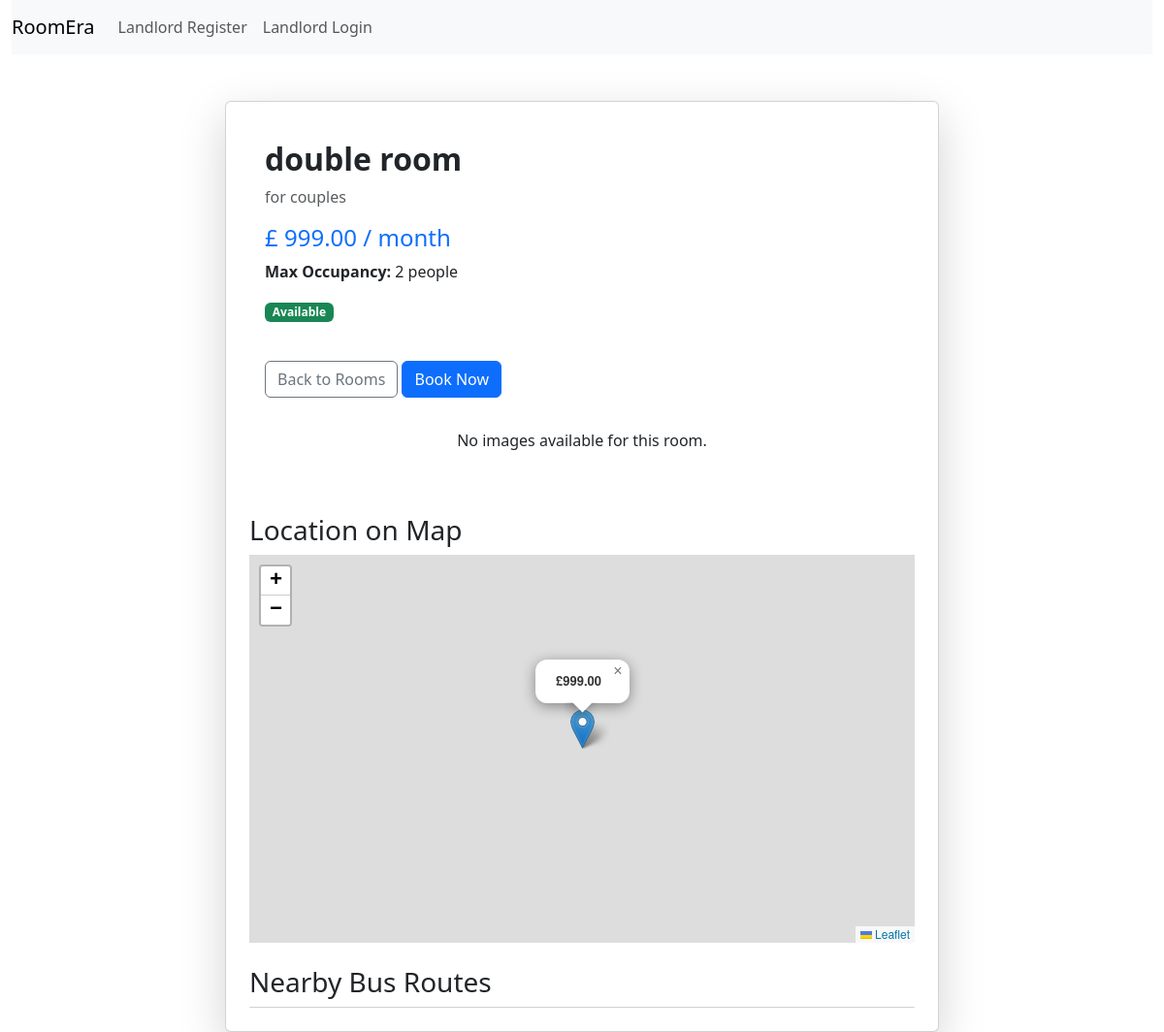
The app's page /rooms/2/, older data.
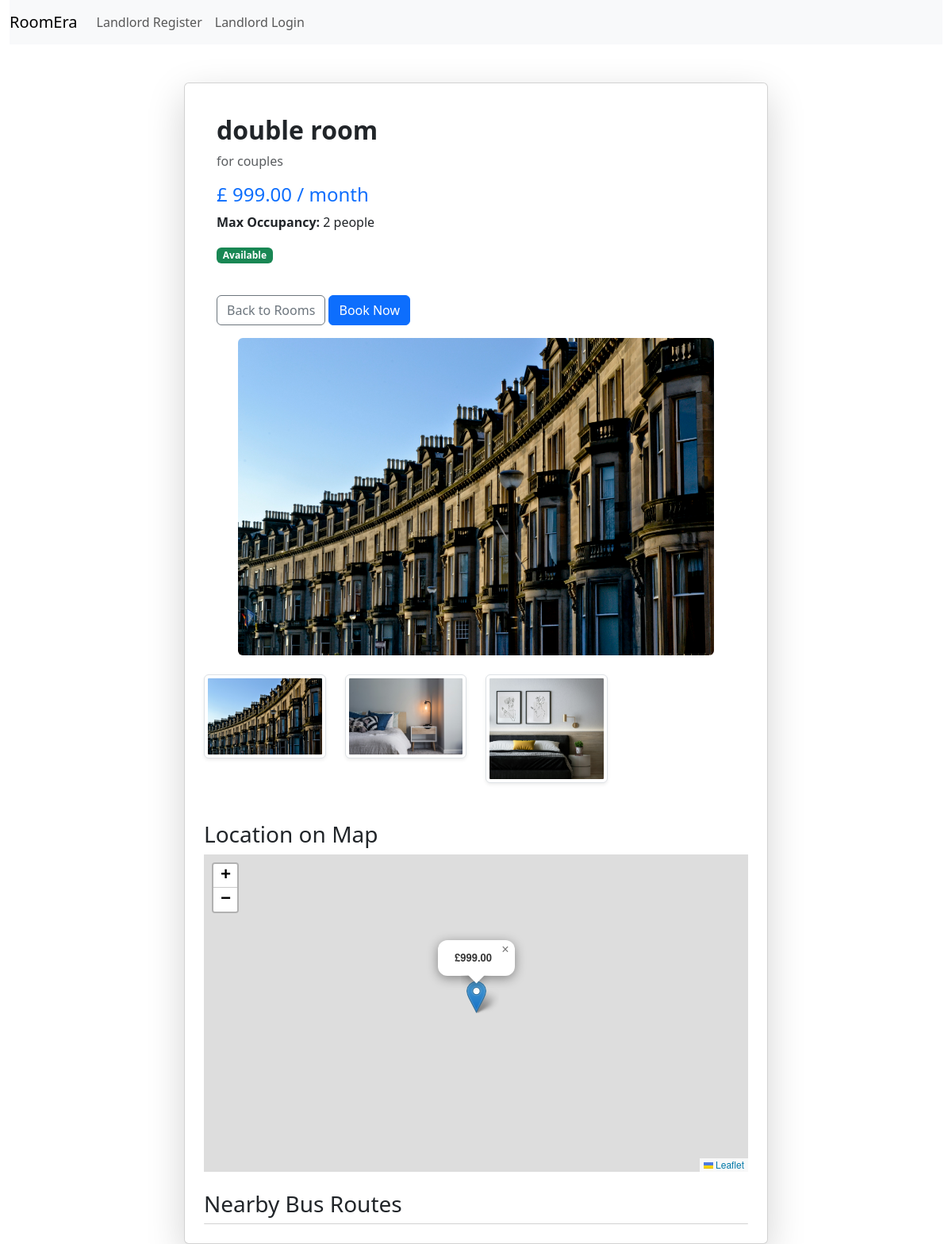
The same page, newer data.
### landlord_property/models.py (models this page shows, shortened)
class Room(models.Model):
    property=models.ForeignKey(Property, on_delete=models.CASCADE, related_name="rooms")
    title=models.CharField(max_length=100)
    description=models.TextField()
    rent_price=models.DecimalField(max_digits=10, decimal_places=2)
    max_occupancy=models.IntegerField()
    is_available=models.BooleanField(default=True)
    is_featured=models.BooleanField(default=False)
    created_at=models.DateTimeField(auto_now_add=True)

class RoomImage(models.Model):
    room=models.ForeignKey(Room, on_delete=models.CASCADE, related_name="images")
    image=models.ImageField(upload_to="room_images/")
    uploaded_at=models.DateTimeField(auto_now_add=True)

### landlord_property/views.py (the view)
# urls.py: path('rooms/<room_id>/', room_detail,name='room_detail'),
def room_detail(request, room_id):
    room = get_object_or_404(Room, id=room_id)
    context = {
        'room': room,
        'appId': settings.APP_ID,
        'appKey': settings.APP_KEY,
    }
    return render(request, 'landlord_property/room_detail.html',context)

### landlord_property/context_processors.py (called while the page is built)
def landlord_properties(request):
    if request.user.is_authenticated and hasattr(request.user, 'landlord_profile'):
        properties = Property.objects.filter(landlord=request.user.landlord_profile)
        return {'properties': properties}  # Makes properties available in all templates
    return {'properties': None}

### landlord_property/templates/landlord_property/room_detail.html (shortened to what this page needs)
{% extends 'landlord_account/main.html' %}
{% block content %}
<div class="container mt-5">
  <div class="row">
    <div class="col-md-8 offset-md-2">
      <div class="card shadow-lg p-4">
        <div class="card-body">
          <h2 class="card-title fw-bold">{{ room.title }}</h2>
          <p class="card-text text-muted">{{ room.description }}</p>
          <h4 class="text-primary">£ {{ room.rent_price }} / month</h4>
          <p><strong>Max Occupancy:</strong> {{ room.max_occupancy }} people</p>
          {% if room.is_available %}
              <p class="badge bg-success">Available</p>
          {% else %}
              <p class="badge bg-danger">Not Available</p>
          {% endif %}
          <div class="mt-4">
              <a href="{% url 'landlord_property:home' %}" class="btn btn-outline-secondary">
                   Back to Rooms
              </a>
              {% if room.is_available %}
                  <a href="#" class="btn btn-primary">
                       Book Now
                  </a>
              {% endif %}
          </div>
        </div>
        {% if room.images.all %}
        <div class="text-center">
          <img id="mainImage" src="{{ room.images.first.image.url }}"
               class="img-fluid rounded mb-3"
               style="max-height: 400px; cursor: pointer;"
               data-bs-toggle="modal" data-bs-target="#imageModal">
          <div class="row mt-2">
            {% for image in room.images.all %}
              <div class="col-3">
                <img src="{{ image.image.url }}"
                     class="img-thumbnail small-thumbnail shadow-sm"
                     style="cursor: pointer;"
                     data-index="{{ forloop.counter0 }}"
                     onclick="openSliderFromThumbnail(this)">
              </div>
            {% endfor %}
          </div>
        </div>
        {% else %}
          <p class="text-center mt-3">No images available for this room.</p>
        {% endif %}
        <h3 class="mt-5">Location on Map</h3>
        <div id="map" style="width: 100%; height: 400px;"
            data-latitude="{{ room.property.latitude|default:"0" }}"
            data-longitude="{{ room.property.longitude|default:"0" }}"
            data-rent-price="{{ room.rent_price }}">
        </div>
        <h3 class="mt-4">Nearby Bus Routes</h3>
        <ul id="bus-stops" class="list-group"></ul>
      </div>
    </div>
  </div>
</div>
{% endblock %}

### landlord_account/templates/landlord_account/main.html (shortened to what this page needs)
<!DOCTYPE html>
<html>
<head>
  <link href="https://cdn.jsdelivr.net/npm/bootstrap@5.3.0/dist/css/bootstrap.min.css" rel="stylesheet">
  <link href="https://cdnjs.cloudflare.com/ajax/libs/font-awesome/5.15.4/css/all.min.css" rel="stylesheet">
<link rel="stylesheet" href="https://unpkg.com/leaflet/dist/leaflet.css" />
</head>
<body>
<div class="container-fluid">
    <nav class="navbar navbar-expand-lg navbar-light bg-light">
        <a class="navbar-brand" href="{% url 'landlord_property:home' %}">RoomEra</a>
        <div class="collapse navbar-collapse" id="navbarNav">
          <ul class="navbar-nav">
            {% if not user.is_authenticated %}
            <li class="nav-item active">
              <a class="nav-link" href="{% url 'landlord_account:landlord_register' %}">Landlord Register</a>
            </li>
            <li class="nav-item">
              <a class="nav-link" href="{% url 'landlord_account:landlord_login' %}">Landlord Login</a>
            </li>
            {% endif %}
          </ul>
        </div>
      </nav>
    {% block content %}
    {% endblock %}
</div>
</body>
</html>

### landlord_account/templates/landlord_account/main.html (style rules this page uses)
html, body { height: 100%; margin: 0; padding: 0; }

Row changes from the older to the newer data that the page shows:
added RoomImage: image (picture)
added RoomImage: image (picture)
added RoomImage: image (picture)
Text that changed along with them:
text no longer shown: "No images available for this room."
